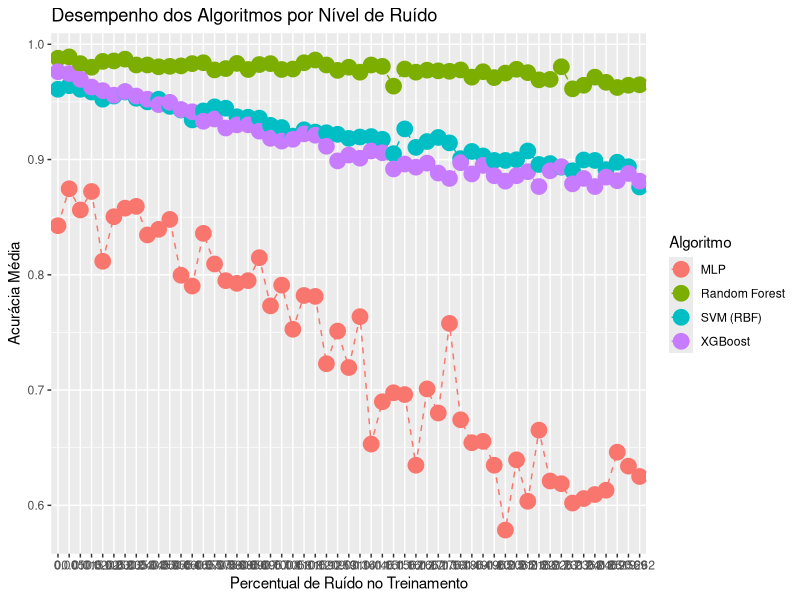
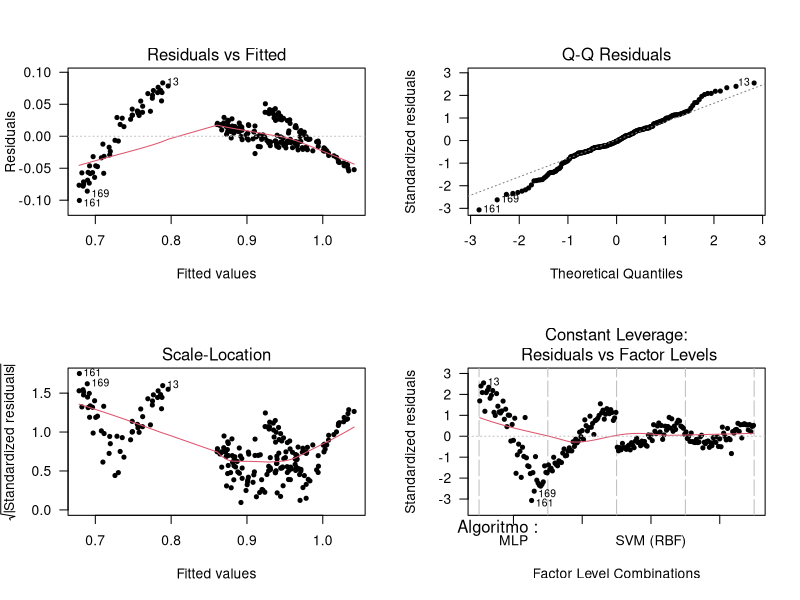

The R script that drew these images, in order:
# Carregar bibliotecas necessárias
library(dplyr)
library(readr)
library(stringr)
library(ggplot2)

# Load data
file <- read.csv("estudo_piloto/resultados/estudo_piloto.csv",
                     header=TRUE)
data <- file %>%rename(Algoritmo = Classifier,
                       X = X,
                       acuracia = Accuracy,
                       percentualRuidoTreinamento = `Noise.Level`)
head(data)

# Gráfico ##################################################
# Transformar Percentual de Ruído em fator
data$percentualRuidoTreinamento <- as.factor(data$percentualRuidoTreinamento)

# Agregar os dados: média da acurácia por algoritmo e nível de ruído
aggdata <- aggregate(x = data$acuracia, 
                     by = list(Algoritmo = data$Algoritmo, 
                               percentualRuidoTreinamento = data$percentualRuidoTreinamento), 
                     FUN = mean)

# Rename columns
names(aggdata) <- c("Algoritmo", 
                    "PercentualRuidoTreinamento",
                    "Acuracia_Media")

# Coerce categorical variables to factors
for (i in 1:2){
  aggdata[, i] <- as.factor(aggdata[, i])
}

#pdf("./figs/ggplot_piloto.pdf", width = 5, height = 5) # <-- uncomment to save plot

# Gráfico de linhas para visualizar o impacto do ruído na acurácia
p <- ggplot(aggdata, aes(x = PercentualRuidoTreinamento, 
                         y = Acuracia_Media, 
                         group = Algoritmo, 
                         colour = Algoritmo))
p <- p + geom_line(linetype=2) + geom_point(size=5)
p <- p + labs(title = "Desempenho dos Algoritmos por Nível de Ruído",
         x = "Percentual de Ruído no Treinamento",
         y = "Acurácia Média")
print(p)

# Calculo dos blocos  ####################
d = 0.5        # Mínima diferença de importância prática (padronizada)
alpha <- 0.05  # Nível de significância
p <- 1 - alpha # Nível de confiança

n <- 2
power <- 0
while (power < 0.8)
{
  df <- n - 1         # n - 1 graus de liberdade
  ncp <- d * sqrt(n)  # Non-centrality parameter
  
  power <- pt(qt(p,df), df, ncp=ncp, lower.tail=FALSE)
  n <- n + 1
}
n
power

# Calculo das repeticoes  ####################
alpha <- 0.05 # nível de significância
d <- 0.5
a <- length(unique(aggdata$Algoritmo))  # Número de algoritmos
n_max <- 1000 # Número máximo de epetições por instância

# Dataframe para armazenar os resultados
# Criar dataframe para armazenar os resultados
repeticoes <- data.frame(
  Algoritmo = character(),
  Repeticoes = integer(),
  Poder = numeric()
)

for (ruido in unique(aggdata$PercentualRuidoTreinamento)) {
  # Calcula n para cada instância para atingir poder >= 0.8
  n <- 2
  power <- 0
  
  # Obter desvio padrão da acurácia média nos algoritmos para esse nível de ruído
  sd <- sd(aggdata$Acuracia_Media[aggdata$PercentualRuidoTreinamento == ruido])
  
  while (power < 0.8)
  {
    df1 <- a - 1 # Graus de liberdade do numerador
    df2 <- a * (n - 1) # Graus de liberdade do denominador
    
    # Calcular a média da acurácia para cada algoritmo no nível de ruído atual
    mu_rf  <- aggdata$Acuracia_Media[aggdata$PercentualRuidoTreinamento == ruido & aggdata$Algoritmo == "Random Forest"]
    mu_svm <- aggdata$Acuracia_Media[aggdata$PercentualRuidoTreinamento == ruido & aggdata$Algoritmo == "SVM (RBF)"]
    mu_xgb <- aggdata$Acuracia_Media[aggdata$PercentualRuidoTreinamento == ruido & aggdata$Algoritmo == "XGBoost"]
    mu_mlp <- aggdata$Acuracia_Media[aggdata$PercentualRuidoTreinamento == ruido & aggdata$Algoritmo == "MLP"]
    
    # Média global considerando os quatro classificadores
    mu <- mean(c(mu_rf, mu_svm, mu_xgb, mu_mlp))
    
    # Calcula o NCP
    ncp <- (n*((mu_rf - mu)^2 + (mu_svm - mu)^2 + (mu_xgb - mu)^2 + (mu_mlp - mu)^2)) / (sd^2)
    
    F.crit <- qf(alpha, df1, df2, lower.tail = FALSE)
    
    power <- pf(F.crit, df1, df2, ncp, lower.tail = FALSE)

    if (n >= n_max) {
      break
    } else {
      n = n + 1
    }

  }
  
  # Armazenar resultados
  repeticoes <- rbind(repeticoes, 
                      data.frame(PercentualRuidoTreinamento = ruido, 
                                 Repeticoes = n, 
                                 Poder = power))
  # Salvar resultados em um arquivo CSV
  write.csv(repeticoes, "repeticoes.csv", row.names = FALSE)
  
}

model <- aov(Acuracia_Media ~ Algoritmo + PercentualRuidoTreinamento, data = aggdata)
summary(model)
par(mfrow = c(2, 2))
plot(model, pch = 20, las = 1)

shapiro.test(model$residuals)

fligner.test(acuracia ~ interaction(Algoritmo,percentualRuidoTreinamento), 
             data = data)
